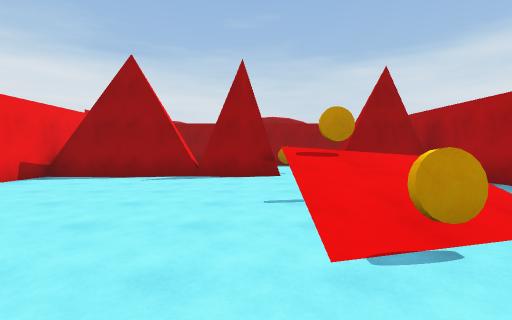
[1] (above)

16 first-person views from a walk through a scene from a Unity 3-D project. The camera is 1.3 m above the floor, tilts 2° down and sees 85° across. The floor is counted in squares, 2 m on a side. Each view is taken from the middle of a square. On the plan, view 1 faces up. The plan holds only what a view shows up to about 9 squares ahead; the rest is blank. The place goes on beyond the plan.

[2]
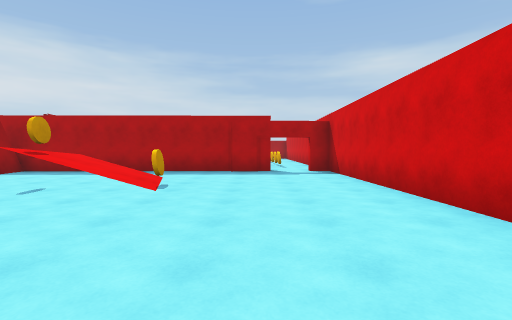

[3]
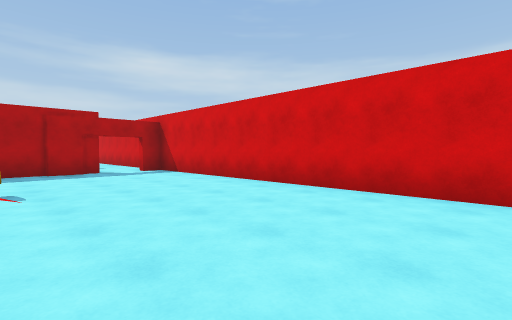

[4]
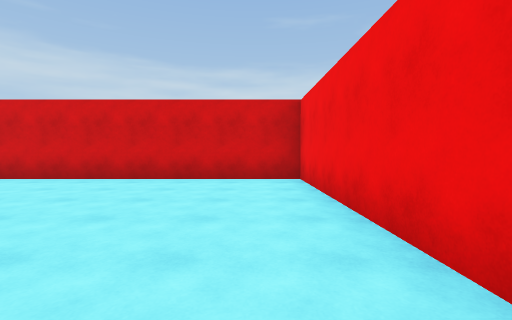

[5]
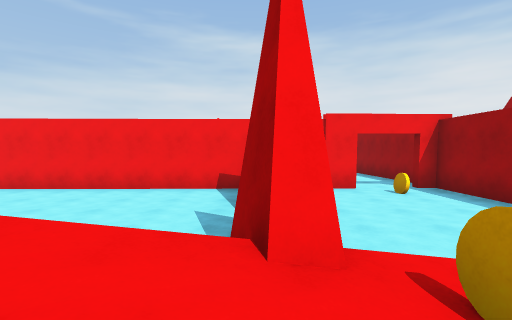

[6]
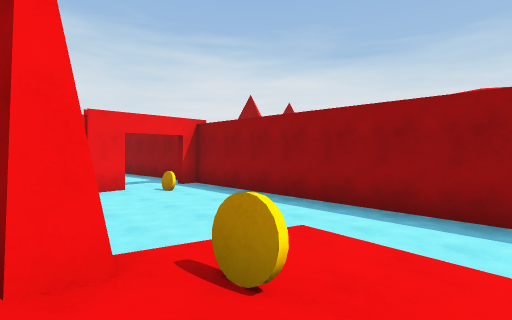

[7]
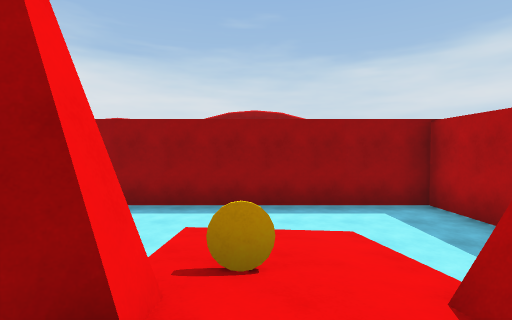

[8]
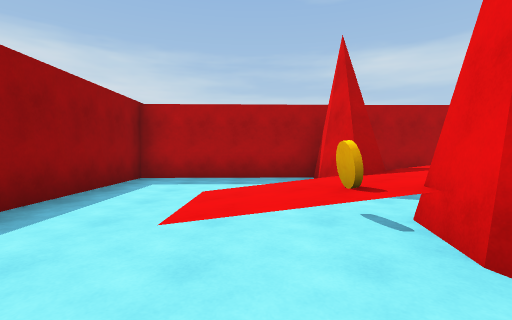

[9]
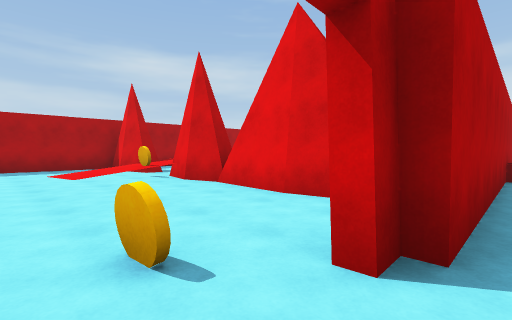

[10]
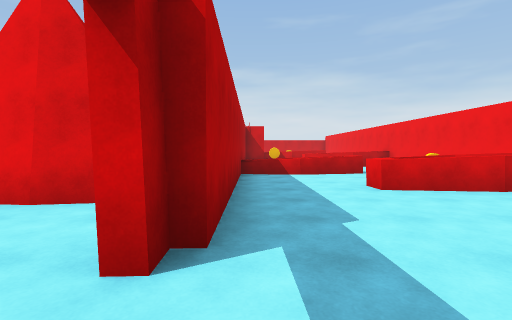

[11]
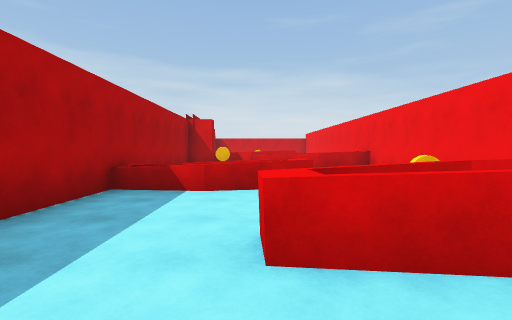

[12]
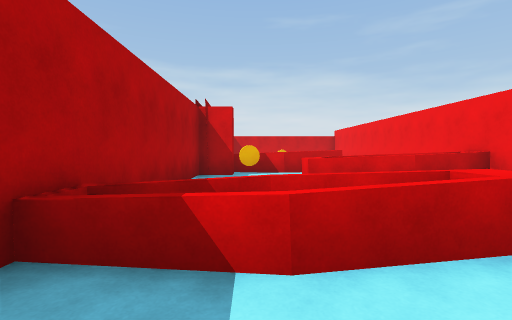

[13]
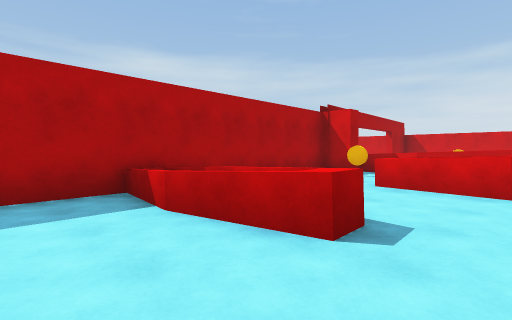

[14]
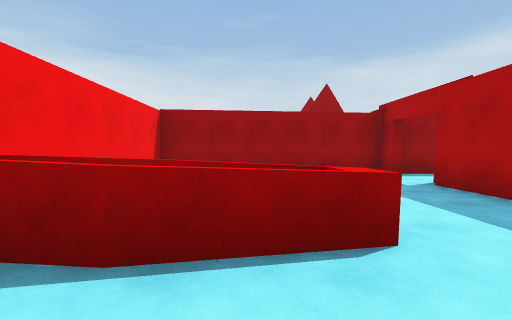

[15]
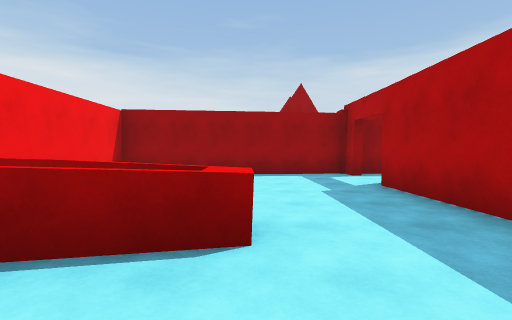

[16]
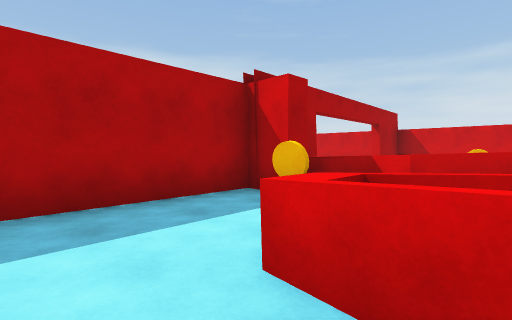

### Floor plan
Key: @ floor where view 1 was taken; # wall or solid block; x gap in a wall; . floor; / step, stairs or slope; = window, fence, low wall or low ledge; ^ raised ledge; C coin.
Columns run from 10 left of view 1 to 5 right of it. Each row starts with its distance up from view 1.
 12 ################
 11   .............#
 10   ....C........#
  9   ..#.....///..#
  8  ...#...../C/..#
  7 =...#######//###
  6 =^^.#.....///..#
  5 ....##.....  ..#
  4 C....#.....C/..#
  3 .^^=^#.....//..#
  2 .....#.....C/..#
  1 .....#.........#
  0 ==^..#....@....#
 -1 ==...#..........
 -2    C.#.........#
 -3  ===############
 -4 x^= ^
 -5
 -6
 -7
 -8
 -9
-10   ##

Where each view was taken, in squares from view 1:
view 1: 0 up, 0 right, facing up
view 2: 0 up, 4 left, facing right
view 3: 2 up, 4 left, facing down-right
view 4: 4 up, 4 left, facing down
view 5: 7 up, 2 right, facing left
view 6: 7 up, 2 right, facing up-left
view 7: 6 up, 1 right, facing up
view 8: 9 up, 2 left, facing right
view 9: 11 up, 6 left, facing down-right
view 10: 11 up, 6 left, facing down
view 11: 8 up, 8 left, facing down
view 12: 5 up, 7 left, facing down
view 13: 5 up, 10 left, facing down-right
view 14: 4 up, 9 left, facing up
view 15: 4 up, 8 left, facing up
view 16: 1 up, 9 left, facing down-right
